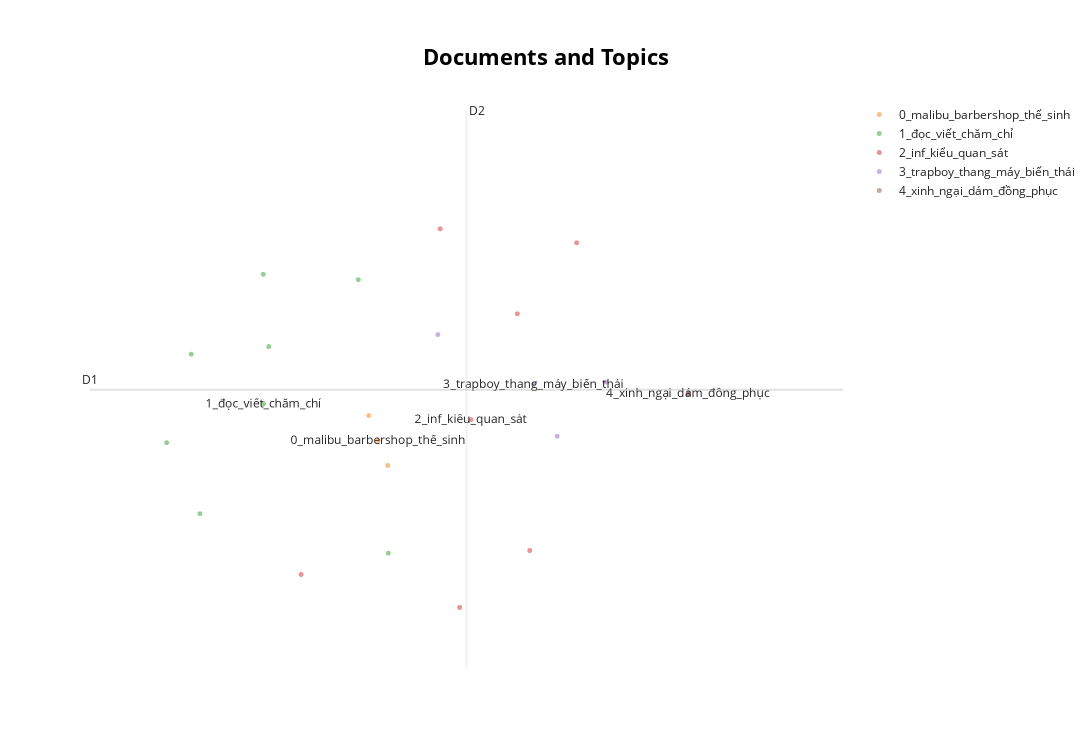

Notebook code cell kept with this figure:
### Code cell
topic_model.visualize_documents(docs)

### Figure 1 — Plotly figure (JSON) as saved in the notebook; plotly's stock layout.template omitted (floating-point values rounded to 4 significant figures)
{"data": [{"hoverinfo": "text", "hovertext": [null], "marker": {"color": "#CFD8DC", "opacity": 0.5, "size": 5}, "mode": "markers+text", "name": "other", "showlegend": false, "type": "scattergl", "x": [null], "y": [null]}, {"hoverinfo": "text", "hovertext": ["công_tác malibu", "thời thế_sinh barbershop malibu", null], "marker": {"opacity": 0.5, "size": 5}, "mode": "markers+text", "name": "0_malibu_barbershop_thế_sinh", "text": ["", "", "0_malibu_barbershop_thế_sinh"], "textfont": {"size": 12}, "type": "scattergl", "x": [4.303, 4.192, 4.248], "y": [3.725, 4.061, 3.893]}, {"hoverinfo": "text", "hovertext": ["vpc tính_tình kinh_phòng chúng_em nộp tiền đầy_đủ học đàng_hoàng xin_xỏ nhăn_nhó cáu gắt bọn ăn_xin", "dạo xôm may đỗ_trường thích_thú đọc cfs_trường trôi chó chạy đồng thoáng học tuần_mong suôn_sẻ trưởng_thành nghĩa trải tình it khóa l_ ừa_đả _o trắng_trợn cú sốc suy_nghĩ cuộc_sống đa_sắc màu hồng phốt_trai it it tốt_bụng giúp_đỡ this that trưởng_thành tuyệt_cà vời lười yêu_thương biết_ơn học tiếc_nuối suốt đại_học trả_lời chăm_chỉ lười học thi_điểm thi toeic trau_dồi kĩ_năng mềm sml nghĩa_sự khắc_nghiệt thị_trường việc_làm buông_thả chênh_vênh đọc jd jobs tự_ti thiếu_sót đôi_khi dám apply quên học đứa học đỡ nổ đầu mụn mọc mặt xấu cực_kì viết văn_lủng củng_đọc nhạt ốc mong đọc giúp gạch xây tạm_biệt_chúc kì thi_diệu_kì", "lịch thi qldt ngột_ngạt học_kì nát bét sợ_kì quyết_tâm thư_viện học_tập tâm_trạng lo_lắng u_uất chiều_tối mệt cảm_giác ánh_sáng động_lực hình_ảnh chăm_chỉ học ánh_sáng lồng đèn rung_động thư_viện cạnh cửa_kính rời đèn tắt h thư_viện liếc tiếp_sức_mạnh dứt hôm_nay áp_lực thư_viện đèn_tắt", "đính_chính war_cãi suy_nghĩ chửi tiêu_cực bảo_vệ trường đọc cfs_trường câu_chuyện đại_khái bảo_vệ thu tiền k k thái_độ sịt lốp xe bla blamình thanh_minh giải_thích thử thu k ta thu nhầm xe nhầm_lẫn diễn tiền vé xe khen lỡ thu đám sinh_viên thái_độ sinh_viên trường ta sắp_xếp xe kiểu kệ chày cối miễn_sao nhanh_chóng đút xe chỗ tiện kệ học phòng hòa khó_chịu ta mái tôn nóng_nực dăt xe chỗ gọn cáu gắt", "chào đêm khuya ngủ xong quyết_định viết ny yêu xong dạo giận xong cảm_xúc thời nma lạ ny huhu thânxem tồi_tệ từng_trải cảm_giác kiểu kia tiếp_xúc nma ấn_tượng đấy tồi viết sợ ném đá nma anh_chị từng_trải cảm_giác điều_chỉnh cảm_xúc huhu", "sinh_viên deadline dồn_dập teamwork teamwork tôn_trọng xong đồng quan_điểm bác_bỏ phũ phàng xóa đau_đầu mệt_mỏi stress", null, "hôm_nay nói_chuyện thư_viện hiển_nhiên thư_viện ồn nói_chuyện nghĩa thư_viện nói_chuyện thư_viện học làm_việc đọc sách đấy yên_tĩnh thư_viện yên_tĩnh nói_chuyện cạnh đối_diện một_tí tiếng xì_xầm khó_chịu đồng_tình thư_viện đôi_lúc trao_đổi hiển_nhiên thí_dụ thư_viện học bình_thường nam đối_diện liên_tục ngừng nói_tông bình_thường lóng ngành phụ_khoa bay đa_phần im_lặng học nói_chuyện xung_quanh tiếng tóm_lại thư_viện mục_đích học họp trò_chuyện tâm_tình đặt_chân thư_viện trật_tự im_bặt ta lịch_sự đẹp_trai xinh_gái văn_minh lịch_sự ứng_xử đúng_đắn"], "marker": {"opacity": 0.5, "size": 5}, "mode": "markers+text", "name": "1_đọc_viết_chăm_chỉ", "text": ["", "", "", "", "", "", "1_đọc_viết_chăm_chỉ", ""], "textfont": {"size": 12}, "type": "scattergl", "x": [3.604, 4.131, 3.004, 3.572, 4.307, 3.148, 3.573, 3.2], "y": [4.527, 4.978, 3.878, 5.014, 3.134, 4.475, 4.14, 3.399]}, {"hoverinfo": "text", "hovertext": ["góc kẻ_cắp chào_admin admin giúp_đỡ chẳng_là tối chủ_nhật nữ iu sk sự_kiện it fest fpt softwarexem quẩy tối tự_nhiên hướng nội_ngang dám inf phát_hiện trái tym rùiii ngoi mong ace giúp sửa_chữa sai_lầm_ngudot dám inf hiện_trường cute viết tín_hiệu nhaaa đứng góc sân_khấu bảo hôm xe_máy ảnh đứa vô_tình lọt máy mong admin giúp_đỡ", "gửi nam nhà_xe tầm chiều áo hồng giúp xe áo trắng nhường đường vội viết hi_vọng đừngxem niềm trai ptit_nha yêu tốt_bụng", "rét vcđ anh_chị_em mùa bảo mùa kiếm người_yêu đá bóng_trường trà đá cổng trường chém tầm cầu chỗ an_ninh hôm rét mặc quần_áo cộc gái giả_vờ rét_rét co_ro hú_hú ngáp ngáp đánh mắt bạnxem gái xinh_xinh hôm ny kb rv co_ro thằng sun vòi ảnh inbox gửi hòm", "góc trái t lạc chào_ptiters gơn aof tối hôm the railway aof chụp ảnh x đợi dj nhạc chen_lấn xô_đẩy kịp ảnh mong up ảnh kỷ_niệm hôm nữ tham_gia sự_kiện itfest hola cute kịp in bạn_ý nhỏ_nhắn mặc áo trắng cầm ô đứng lệch trái hướng sân quan_sát đứng mặc áo đen học bk cầm ô chụp hình giúp cầm ô chút_xíu in cmt stt chủ_động kết_bạn", "nam dcn ddt lớp xx giấu học nói_chuyện bé mồm to sợ xung_quanh lỡ lén tò_mò đoạn clip nyc thờ coi conxem gái ta parttime fulltime trường học_phí nhà_vệ_sinh vòi_xịt giấy vệ_sinh xà_phòng rửa chúng_em đồ_dùng vệ_sinh hiển_nhiên trang_bị vòi_xịt giấy vệ_sinh", "làm_bạn lớp nổi_bật cười kiểu tràn_đầy năng_lượng cười nc làm_việc cta coi trả_lời giúp_đỡ cảm_giác lạc_lõng học lớp liếc lặng_lẽ xong cười cố_gắng giả_vờ nc mặt dồn chú_ý cảm_giác né_tránh sợ dám buông_bỏ để_ý nc hỏi_han nc kiểu kìm rung_động hôm_nay kiểu tra_tấn cảm_xúc buông buông giúp vớiiii tttttt", null], "marker": {"opacity": 0.5, "size": 5}, "mode": "markers+text", "name": "2_inf_kiểu_quan_sát", "text": ["", "", "", "", "", "", "2_inf_kiểu_quan_sát"], "textfont": {"size": 12}, "type": "scattergl", "x": [5.065, 4.612, 4.726, 5.414, 3.794, 5.138, 4.792], "y": [4.748, 5.321, 2.767, 5.227, 2.989, 3.151, 4.034]}, {"hoverinfo": "text", "hovertext": ["lừa công_thủ_đoạn trapboy đầu điện_tử trap chữa lành trai it_trường trap trap sốc lừa dễxem lừa gái it đần kì_thị sợ_trai kĩ_thuật huhu", "đứng thang_máy thang_máy kiểu đứng cạnh nút thang thang chờ kẹp thang_máy độ xử_lí ý_thức chungxem sinh_viên trường mong rút kinh_nghiệm hành_động giữ_thiện cảm_nha nam tinh_tế mất_thiện_cảm", "thang_máy tầng g xa_lạ biến_thái thang_máy thang_máy tầng thang đông thang_máy bàn_tay lướt bộ_phận nhạy_cảm vô_tình chạm mìnhxem gạt đấy gạt vô_tình bóp biến_thái xấu_tính", null], "marker": {"opacity": 0.5, "size": 5}, "mode": "markers+text", "name": "3_trapboy_thang_máy_biến_thái", "text": ["", "", "", "3_trapboy_thang_máy_biến_thái"], "textfont": {"size": 12}, "type": "scattergl", "x": [4.598, 5.585, 5.3, 5.161], "y": [4.607, 4.287, 3.922, 4.272]}, {"hoverinfo": "text", "hovertext": ["in mặc áo đồng_phục ảnh thi xinh_ngại dám _", null], "marker": {"opacity": 0.5, "size": 5}, "mode": "markers+text", "name": "4_xinh_ngại_dám_đồng_phục", "text": ["", "4_xinh_ngại_dám_đồng_phục"], "textfont": {"size": 12}, "type": "scattergl", "x": [6.069, 6.069], "y": [4.211, 4.211]}], "layout": {"annotations": [{"showarrow": false, "text": "D1", "x": 2.553, "y": 4.235, "yshift": 10}, {"showarrow": false, "text": "D2", "x": 4.766, "xshift": 10, "y": 6.119}], "height": 750, "shapes": [{"line": {"color": "#CFD8DC", "width": 2}, "type": "line", "x0": 4.766, "x1": 4.766, "y0": 2.352, "y1": 6.119}, {"line": {"color": "#9E9E9E", "width": 2}, "type": "line", "x0": 2.553, "x1": 6.98, "y0": 4.235, "y1": 4.235}], "title": {"font": {"color": "Black", "size": 22}, "text": "<b>Documents and Topics</b>", "x": 0.5, "xanchor": "center", "yanchor": "top"}, "width": 1200, "xaxis": {"visible": false}, "yaxis": {"visible": false}}}
